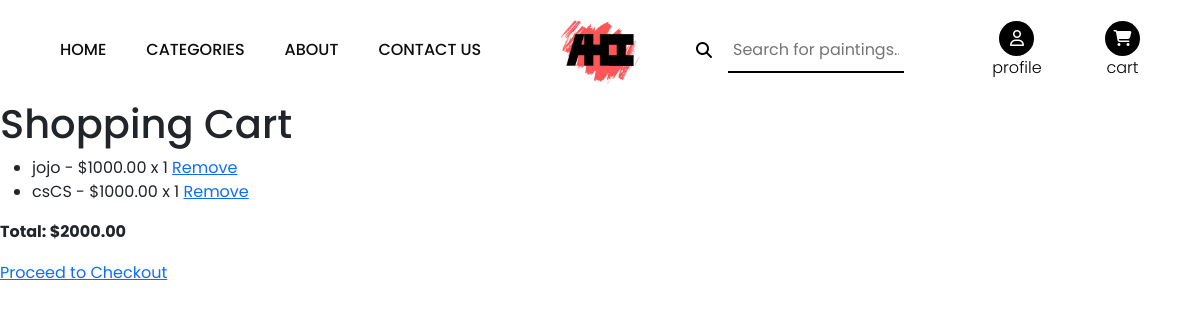
The page /cart/ (signed in) on the database as committed earlier.
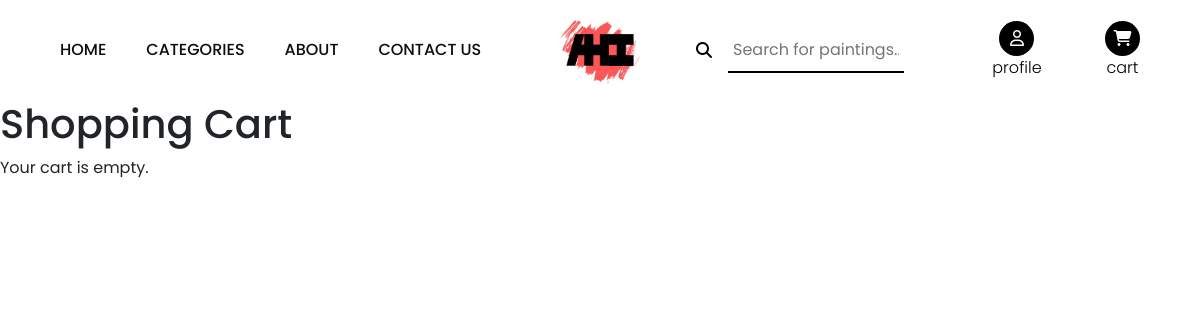
The same page on the database as committed later.
### core/models.py (models this page shows, shortened)
class CartItem(models.Model):
    cart = models.ForeignKey(Cart, on_delete=models.CASCADE)
    painting = models.ForeignKey(Painting, on_delete=models.CASCADE)
    quantity = models.PositiveIntegerField(default=1)

class Painting(models.Model):
    title = models.CharField(max_length=100)
    description = models.TextField()
    category = models.ForeignKey(Category, on_delete=models.CASCADE, related_name='paintings', default=None)
    image = models.ImageField(upload_to="products_images/", default=None, null=True )
    rating = models.DecimalField(decimal_places=1, max_digits=3, default=0.0, null=True)
    price = models.DecimalField(decimal_places=2, max_digits=10, default=1000.00, null=True)
    is_new = models.BooleanField(default=False)
    is_selling = models.BooleanField(default=False)

### core/views.py (the view)
# urls.py: path('cart/', views.view_cart, name='view_cart'),
@login_required
def view_cart(request):
    cart, created = Cart.objects.get_or_create( user=request.user)
    cart_items = cart.cartitem_set.all()
    total_price = sum(item.painting.price * item.quantity for item in cart_items)
    return render(request, 'cart.html', {
        'cart': cart,
        'cart_items': cart_items,
        'total_price': total_price
    })

### templates/cart.html
{% extends "base.html" %}
{% block content %}
<h1>Shopping Cart</h1>
{% if cart_items %}
  <ul>
    {% for item in cart_items %}
      <li>
        {{ item.painting.title }} - ${{ item.painting.price }} x {{ item.quantity }}
        <a href="{% url 'remove_from_cart' item.id %}">Remove</a>
      </li>
    {% endfor %}
  </ul>
  <p><strong>Total: ${{ total_price }}</strong></p>
  <a href="{% url 'checkout' %}">Proceed to Checkout</a>
{% else %}
  <p>Your cart is empty.</p>
{% endif %}
{% endblock %}

Rows that differ between the two databases and show on the page:
removed CartItem: painting "jojo", painting.price "1000.00", quantity "1"
removed CartItem: painting "csCS", painting.price "1000.00", quantity "1"
Other text that changed with them:
{{ total_price }}: "2000.00" → (not shown)
text no longer shown: "Total: $ Proceed to Checkout"
text now shown: "Your cart is empty."
